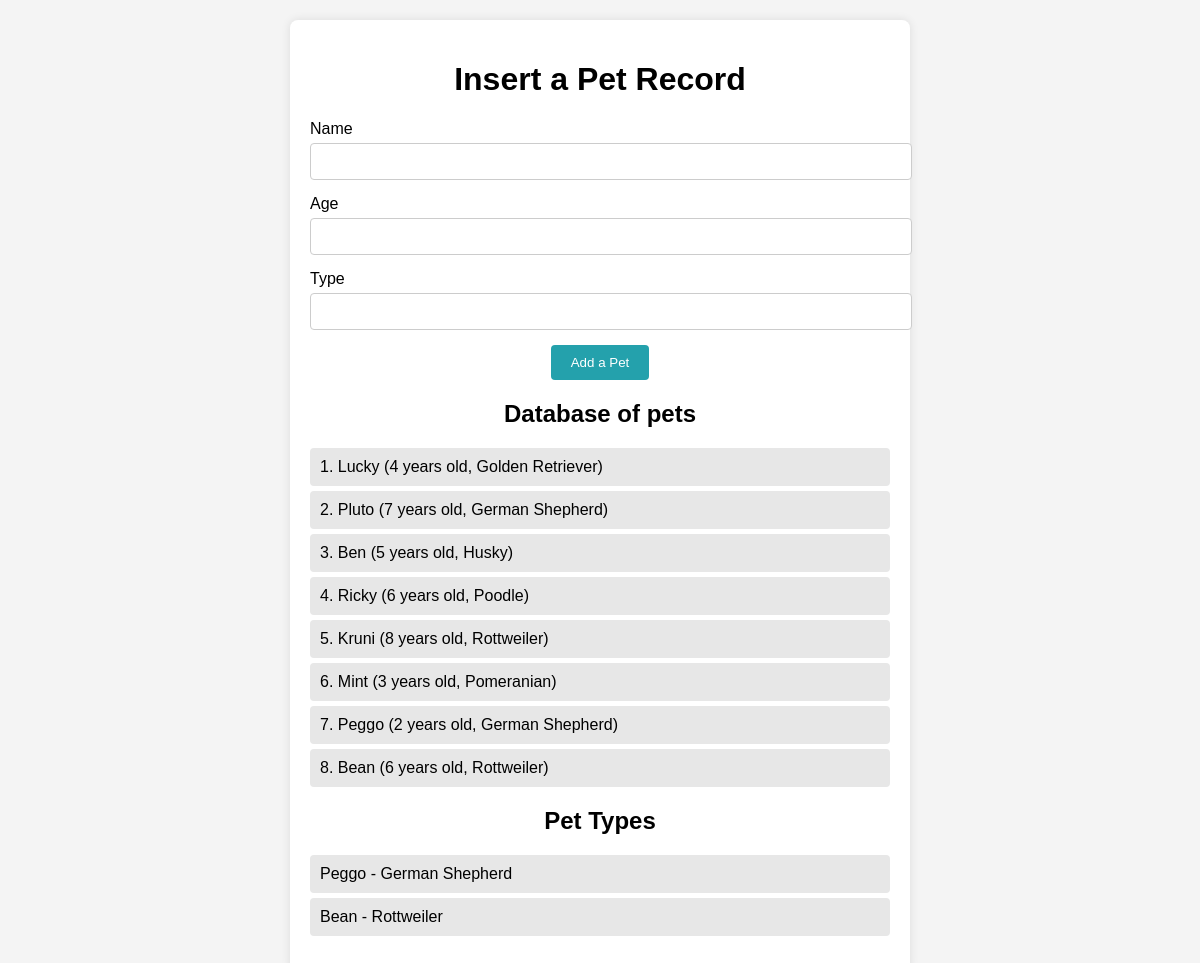
The page / on the database its author committed.
### model.py (models this page shows)
class Pet(db.Model):
    id = db.Column(db.Integer, primary_key=True)
    name = db.Column(db.String(100), nullable=False)
    age = db.Column(db.Integer, nullable=False)
    type = db.Column(db.String(100), nullable=False)

class Type(db.Model):
    id = db.Column(db.Integer, primary_key=True)
    name = db.Column(db.String(100), nullable=False)
    type = db.Column(db.String(100), nullable=False)

### app.py (the view, shortened to what this page needs)
@app.route('/', methods=['GET', 'POST'])
def index():
    form = PetForm()
    pet= Pet.query.all()
    pet_type = Type.query.all()
    return render_template('view_pets.html', form=form, pet=pet, pet_type=pet_type)

### form.py
class PetForm(FlaskForm):
    name = StringField('Name', validators=[DataRequired()])
    age = IntegerField('Age', validators=[DataRequired()])
    type = StringField('Type', validators=[DataRequired()])
    submit = SubmitField('Add a Pet')

### templates/view_pets.html (shortened to what this page needs)
<!DOCTYPE html>
<html lang="en">
<head>
    <link rel="stylesheet" href="{{ url_for('static', filename='styles.css') }}">
</head>
<body>
    <div class="container">
        <h1>Insert a Pet Record</h1>
        <form method="POST" action="{{ url_for('index') }}">
            <div class="form-group">
                {{ form.name.label }}<br>
                {{ form.name(class="form-control") }}
            </div>
            <div class="form-group">
                {{ form.age.label }}<br>
                {{ form.age(class="form-control") }}
            </div>
            <div class="form-group">
                {{ form.type.label }}<br>
                {{ form.type(class="form-control") }}
            </div>
            <div class="form-group">
                {{ form.submit(class="btn") }}
            </div>
        </form>
        <h2>Database of pets</h2>
        <ul>
            {% for pet in pet %}
                <li>{{pet.id}}. {{ pet.name }} ({{ pet.age }} years old, {{ pet.type }})</li>
            {% else %}
            <li>No pets available</li>
            {%endfor%}
        </ul>
        <h2>Pet Types</h2>
        <ul>
            {% for pet in pet_type %}
            <li>{{ pet.name }} - {{ pet.type }}</li>
            {% else %}
            <li>No pets available</li>
            {%endfor%}
        </ul>
    </div>
</body>
</html>

### static/styles.css (style rules this page uses)
body { font-family: Arial, sans-serif; background-color: #f4f4f4; margin: 0; padding: 20px; }
.container { width: 50%; margin: 0 auto; background-color: #fff; padding: 20px; border-radius: 8px; box-shadow: 0 0 10px rgba(0, 0, 0, 0.1); }
h1, h2 { text-align: center; }
.form-group { margin-bottom: 15px; }
.form-control { width: 100%; padding: 10px; margin-top: 5px; border-radius: 4px; border: 1px solid #ccc; }
.btn { background-color: #24a1ac; color: white; padding: 10px 20px; border: none; border-radius: 4px; cursor: pointer; display: block; margin: 0 auto; }
ul { list-style-type: none; padding: 0; }
ul li { background-color: #e7e7e7; padding: 10px; margin-bottom: 5px; border-radius: 4px; }

### rows shown on the page
Pet: id "1", name "Lucky", age "4", type "Golden Retriever"
Pet: id "2", name "Pluto", age "7", type "German Shepherd"
Pet: id "3", name "Ben", age "5", type "Husky"
Pet: id "4", name "Ricky", age "6", type "Poodle"
Pet: id "5", name "Kruni", age "8", type "Rottweiler"
Pet: id "6", name "Mint", age "3", type "Pomeranian"
Pet: id "7", name "Peggo", age "2", type "German Shepherd"
Pet: id "8", name "Bean", age "6", type "Rottweiler"
Type: name "Peggo", type "German Shepherd"
Type: name "Bean", type "Rottweiler"
